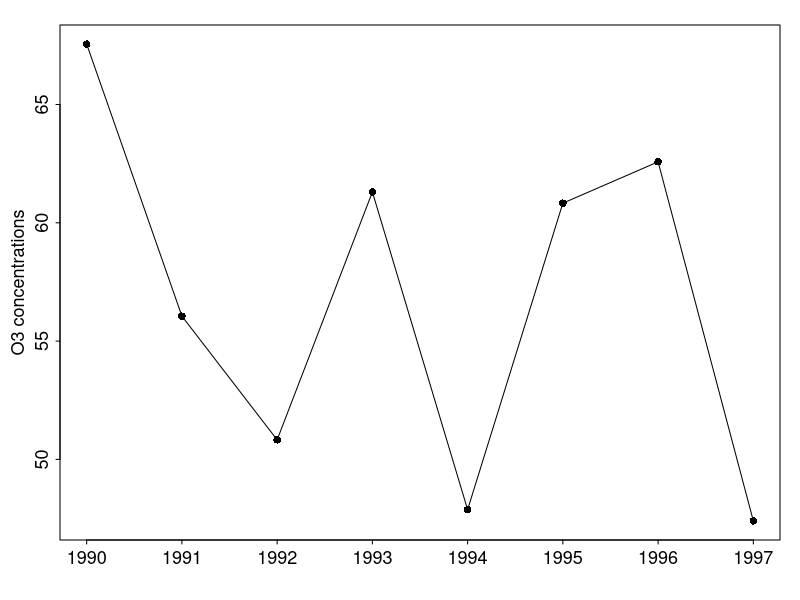
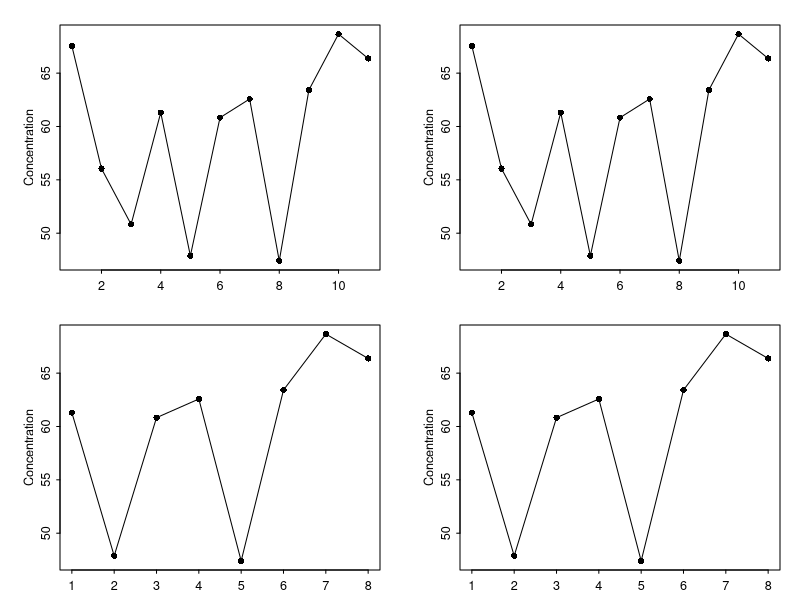

Write R code to recreate these figures, in order.
#change your working directory
setwd("~/Summer_tutor/For_Guangyi/20190722/sample_code")
data=read.csv("small_data.csv",header=TRUE)
y=data[,"mean"]
y[y<=-999]=NA
data[,"mean"]=y

#=== I define a function here====
cal_season_mean=function(data,yr1=1990,yr2=2000){#These are input parameters
   season_mean=array(NA,yr2-yr1+1)
   for(year in yr1:yr2){#loop over each year
	  ind=(data[,"year"]==year & data[,"month"]>=6 & data[,"month"]<=8)
	  season_mean[year-yr1+1]=mean(data[ind,"mean"],na.rm=TRUE)
   }
   return(season_mean)#We need to return a value
}

yr1=1990;yr2=1997
dev.new(width=5,height=2.8)
par(mai=c(0.6, 0.6, 0.25, 0.2), mgp=c(1.6, 0.4, 0), tcl=-0.2, ps=13)
x=yr1:yr2
y= cal_season_mean(data,yr1,yr2)#Call the function
plot(yr1:yr2,y,pch=16,type="o",xlab="",ylab="O3 concentrations")

#=== I define a function here but I use tapply====
cal_season_mean2=function(data,yr1=1990,yr2=2000){
   ind=(data[,"year"]>=yr1 & data[,"year"]<=yr2 & data[,"month"]>=6 & data[,"month"]<=8)
   #Here I use tapply to make my code succinct
   season_mean=tapply(data[ind,"mean"],data[ind,"year"],mean,na.rm=TRUE)
   return(season_mean)
}
y= cal_season_mean(data,yr1,yr2)#Call the function
y2= cal_season_mean2(data,yr1,yr2)#Call the function
#you can see y and y2 are the same.

#==== how to plot multiple figures in one plot? ===
dev.new(width=5,height=2.8)
par(mar=c(3,2,1,3))
par(mfrow=c(2,2))
par(mai=c(0.3, 0.6, 0.25, 0.2), mgp=c(1.4, 0.4, 0), tcl=-0.2, ps=11)
plot(cal_season_mean2(data,1990,2005),ylab="Concentration",xlab="",pch=16,type="o")
plot(cal_season_mean2(data,1990,2009),ylab="Concentration",xlab="",pch=16,type="o")
plot(cal_season_mean2(data,1993,2009),ylab="Concentration",xlab="",pch=16,type="o")
plot(cal_season_mean2(data,1993,2010),ylab="Concentration",xlab="",pch=16,type="o")
